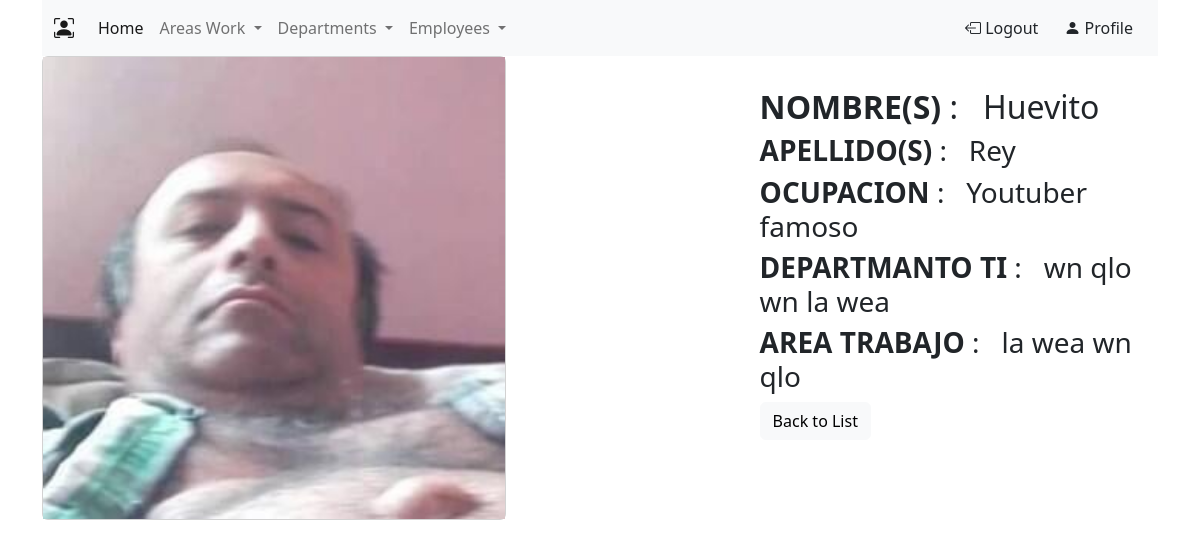
Screenshot of /employee_detail/1b64861500504c149d86fe6c6a86a650/ (signed in) with the database file from the repository.
### core/models.py (models this page shows, shortened)
class Employee(models.Model):
    id = models.UUIDField(primary_key=True, default=uuid.uuid4,
                          editable=False, verbose_name="ID_Empleado")
    name = models.CharField(max_length=50, verbose_name="Nombre_Empleado")
    lastname = models.CharField(
        max_length=50, verbose_name="Apellido_Empleado")
    occupation = models.TextField(verbose_name="Ocupacion_Empleado")
    department = models.ForeignKey(
        Department, verbose_name="Departmento_Empleado", on_delete=models.CASCADE, null=True, blank=True)
    creation_date = models.DateTimeField(
        auto_now_add=True, verbose_name="Fecha_Empleado")
    avatar = models.ImageField(
        verbose_name="Avatar_Empleado", upload_to="employees")

class Department(models.Model):
    id = models.UUIDField(primary_key=True, default=uuid.uuid4,
                          editable=False, verbose_name="ID_Departmento")
    name = models.CharField(max_length=55, verbose_name="Nombre_Departmento")
    description = models.TextField(verbose_name="Descripcion")
    area = models.ForeignKey(Area, verbose_name="Area_Departmento",
                             on_delete=models.CASCADE, null=True, blank=True)
    def __str__(self) -> str:
        return self.name

class Area(models.Model):
    id = models.UUIDField(primary_key=True, default=uuid.uuid4,
                          editable=False, verbose_name="ID_Area")
    name = models.CharField(max_length=50, verbose_name="Nombre_Area")
    creation_date = models.DateTimeField(
        auto_now_add=True, verbose_name="Fecha_Area")
    def __str__(self) -> str:
        return self.name

### core/views.py (the view)
class EmployeeDetail(DetailView):
    model = Employee

### core/templates/core/employee_detail.html
{% extends 'core/base.html' %} {% block content %}
<main class="contenedor employees-principal">
  <div class="card" style="width: 29rem">
    <img src="{{ object.avatar.url }}" alt="Avatar" />
  </div>
  <div class="informacion-employee">
    <h2><strong>NOMBRE(S)</strong> : &nbsp; {{ object.name }}</h2>
    <h3><strong>APELLIDO(S)</strong> : &nbsp; {{ object.lastname }}</h3>
    <h3><strong>OCUPACION</strong> : &nbsp; {{ object.occupation }}</h3>
    <h3><strong>DEPARTMANTO TI</strong> : &nbsp; {{ object.department }}</h3>
    <h3><strong>AREA TRABAJO</strong> : &nbsp; {{ object.department.area }}</h3>
    <a class="btn btn-light" href="{% url 'employee_list' %}">Back to List</a>
  </div>
</main>
{% endblock %}

### core/static/core/estilos.css (style rules this page uses)
html { box-sizing: border-box; font-family: 'Nunito', sans-serif; }
*, *:before, *:after { box-sizing: inherit; }
img { max-width: 100%; }
.contenedor { max-width: 100rem; margin: 0 auto; height: 100%; }
* { margin: 0; padding: 0; }
.employees-principal { display: flex; justify-content: space-between; align-items: flex-start; }
.informacion-employee { flex-basis: calc(40% - 2rem); display: flex; flex-direction: column; justify-content: space-between; align-items: flex-start; padding: 2rem 1rem; }

### rows the page displays
Employee: avatar (picture), name "Huevito", lastname "Rey", occupation "Youtuber famoso", department "wn qlo wn la wea", department.area "la wea wn qlo"
